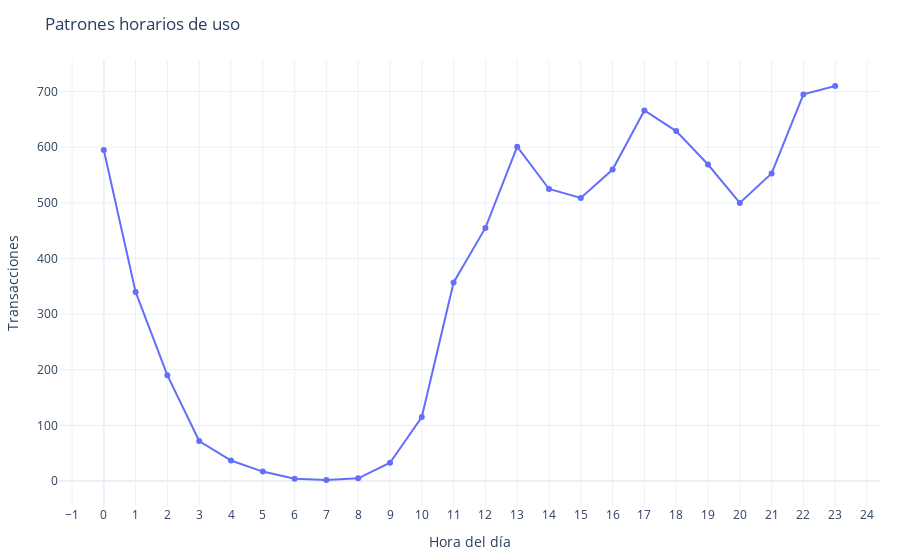

The cell this chart's notebook holds for it:
### Markdown cell above
---

# 6️⃣ Patrones de Uso Horario

## 🎯 ¿Para qué sirve este gráfico?

Identifica las **horas del día con mayor demanda** de servicios de carga.

## 💼 Valor Empresarial

- **Optimización de Tarifas**: Implementa precios dinámicos (surge pricing) en horas pico
- **Gestión de Personal**: Asigna recursos humanos según demanda real por horario
- **Planificación de Mantenimiento**: Programa mantenimientos en horas de baja demanda
- **Gestión Energética**: Negocia mejores tarifas eléctricas basándose en patrones de consumo
- **Campañas de Incentivos**: Ofrece descuentos en horas valle para balancear la demanda

## 📈 Visualización

### Code cell
df_temporal = g06.preparar_datos_temporales(df)
matriz = g06.crear_matriz_heatmap(df_temporal)
fig6 = g06.crear_grafico(df_temporal, matriz)
fig6.show()

### Figure 1 — Plotly figure (JSON) as saved in the notebook; plotly's stock layout.template omitted (floating-point values rounded to 4 significant figures)
{"data": [{"hovertemplate": "Hora del día=%{x}<br>Número de transacciones=%{y}<extra></extra>", "legendgroup": "", "line": {"color": "#636efa", "dash": "solid"}, "marker": {"symbol": "circle"}, "mode": "lines+markers", "name": "", "orientation": "v", "showlegend": false, "type": "scatter", "x": [0, 1, 2, 3, 4, 5, 6, 7, 8, 9, 10, 11, 12, 13, 14, 15, 16, 17, 18, 19, 20, 21, 22, 23], "xaxis": "x", "y": [595, 340, 190, 72, 37, 17, 4, 2, 5, 33, 115, 357, 455, 601, 525, 509, 560, 666, 629, 569, 500, 553, 695, 710], "yaxis": "y"}], "layout": {"legend": {"tracegroupgap": 0}, "margin": {"b": 40, "l": 40, "r": 20, "t": 60}, "title": {"text": "Patrones horarios de uso"}, "xaxis": {"anchor": "y", "domain": [0, 1], "dtick": 1, "title": {"text": "Hora del día"}}, "yaxis": {"anchor": "x", "domain": [0, 1], "title": {"text": "Transacciones"}}}}
